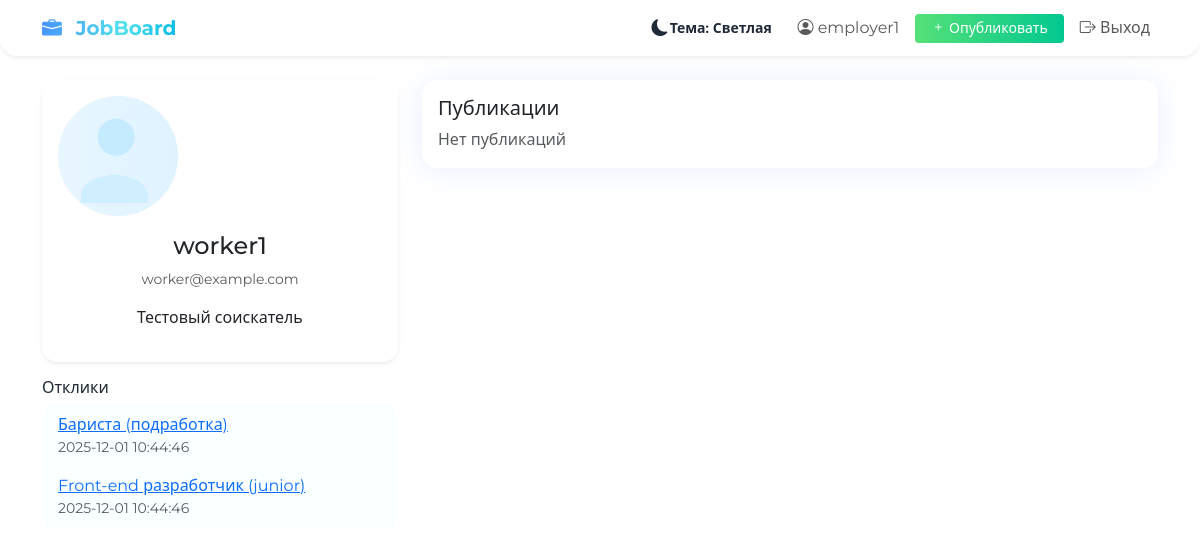
The app's page /profile/worker1 (signed in) with its own data.
### tables this page shows
CREATE TABLE users (
    id INTEGER PRIMARY KEY AUTOINCREMENT,
    username TEXT UNIQUE NOT NULL,
    password TEXT NOT NULL,
    is_employer INTEGER DEFAULT 0,
    email TEXT,
    avatar TEXT,
    about TEXT
);

CREATE TABLE responses (
    id INTEGER PRIMARY KEY AUTOINCREMENT,
    job_id INTEGER,
    user_id INTEGER,
    text TEXT,
    contact TEXT,
    created TIMESTAMP DEFAULT CURRENT_TIMESTAMP,
    FOREIGN KEY (job_id) REFERENCES jobs(id),
    FOREIGN KEY (user_id) REFERENCES users(id)
);

CREATE TABLE jobs (
    id INTEGER PRIMARY KEY AUTOINCREMENT,
    author_id INTEGER,
    title TEXT NOT NULL,
    description TEXT NOT NULL,
    tags TEXT,
    salary TEXT,
    created TIMESTAMP DEFAULT CURRENT_TIMESTAMP,
    FOREIGN KEY (author_id) REFERENCES users(id)
);

### app.py (the view, shortened to what this page needs)
@app.route('/profile/<username>', methods=['GET', 'POST'])
def profile(username):
    user = current_user()
    profile_user = query_db('SELECT * FROM users WHERE username = ?', (username,), one=True)
    if not profile_user:
        abort(404)
    responses = query_db("SELECT responses.*, jobs.title as job_title FROM responses LEFT JOIN jobs ON responses.job_id = jobs.id WHERE responses.user_id = ? ORDER BY responses.created DESC", (profile_user['id'],))
    jobs = query_db("SELECT * FROM jobs WHERE author_id = ? ORDER BY created DESC", (profile_user['id'],))
    return render_template('profile.html', profile=profile_user, responses=responses, jobs=jobs)

### app.py (called while the page is built)
def get_db():
    db = getattr(g, '_database', None)
    if db is None:
        db = g._database = sqlite3.connect(app.config['DATABASE'])
        db.row_factory = sqlite3.Row
    return db

@app.teardown_appcontext
def close_connection(exception):
    db = getattr(g, '_database', None)
    if db is not None:
        db.close()

def query_db(query, args=(), one=False):
    cur = get_db().execute(query, args)
    rv = cur.fetchall()
    cur.close()
    return (rv[0] if rv else None) if one else rv

def current_user():
    if 'user_id' in session:
        return query_db('SELECT * FROM users WHERE id = ?', (session['user_id'],), one=True)
    return None

@app.context_processor
def inject_user():
    return {'user': current_user()}

### templates/profile.html (shortened to what this page needs)
{% extends 'base.html' %}
{% block content %}
<div class="row">
  <div class="col-md-4">
    <div class="card bg-glass shadow-sm p-3 text-center">
      <img src="{{ profile['avatar'] or url_for('static', filename='avatar-default.svg') }}" alt="avatar" width="120" class="rounded-circle mb-3">
      <h4>{{ profile['username'] }}</h4>
      <p class="text-muted small">{{ profile['email'] or '' }}</p>
      <p>{{ profile['about'] or 'Пока нет описания.' }}</p>
    </div>
    <div class="mt-3">
      <h6>Отклики</h6>
      <ul class="list-group">
        {% for r in responses %}
          <li class="list-group-item">
            <a href="{{ url_for('job_detail', job_id=r['job_id']) }}">{{ r['job_title'] or 'Вакансия' }}</a>
            <div class="small text-muted">{{ r['created'] }}</div>
          </li>
        {% else %}
          <li class="list-group-item text-muted">Нет откликов</li>
        {% endfor %}
      </ul>
    </div>
  </div>
  <div class="col-md-8">
    <div class="card bg-glass p-3">
      <h5>Публикации</h5>
      <div class="row g-3">
        {% for job in jobs %}
          <div class="col-12">
            <div class="border p-2 rounded">
              <a href="{{ url_for('job_detail', job_id=job['id']) }}">{{ job['title'] }}</a>
              <div class="small text-muted">{{ job['created'] }}</div>
            </div>
          </div>
        {% else %}
          <div class="col-12 text-muted">Нет публикаций</div>
        {% endfor %}
      </div>
    </div>
  </div>
</div>
{% endblock %}

### templates/base.html (shortened to what this page needs)
<!DOCTYPE html>
<html lang="ru">
<head>
    <link href="https://cdn.jsdelivr.net/npm/bootstrap@5.3.2/dist/css/bootstrap.min.css" rel="stylesheet">
    <link href="https://cdn.jsdelivr.net/npm/bootstrap-icons@1.11.1/font/bootstrap-icons.css" rel="stylesheet">
    <link href="https://cdnjs.cloudflare.com/ajax/libs/animate.css/4.1.1/animate.min.css" rel="stylesheet">
    <link href="{{ url_for('static', filename='style.css') }}" rel="stylesheet">
</head>
<body class="gradient-bg">
<nav class="navbar navbar-expand-lg bg-glass shadow-sm mb-4">
    <div class="container">
        <a class="navbar-brand fw-bold text-gradient" href="{{ url_for('index') }}"><i class="bi bi-briefcase-fill me-2"></i> JobBoard</a>
        <div class="collapse navbar-collapse" id="navMenu">
            <ul class="navbar-nav ms-auto align-items-center">
                <li class="nav-item me-2 d-flex align-items-center">
                    <button id="theme-toggle" class="btn theme-toggle-btn d-flex align-items-center" title="Переключить тему" aria-label="Toggle theme">
                        <i id="theme-toggle-icon" class="bi bi-moon-fill me-2"></i>
                        <span id="theme-toggle-label" class="small">Тема: Светлая</span>
                    </button>
                </li>
                {% if user %}
                    <li class="nav-item me-2"><a class="nav-link" href="{{ url_for('profile', username=user['username']) }}"><i class="bi bi-person-circle"></i> {{ user['username'] }}</a></li>
                    {% if user['is_employer'] %}
                        <li class="nav-item me-2"><a class="btn btn-success btn-sm px-3" href="{{ url_for('add_job') }}"><i class="bi bi-plus"></i> Опубликовать</a></li>
                    {% endif %}
                    <li class="nav-item"><a class="nav-link" href="{{ url_for('logout') }}"><i class="bi bi-box-arrow-right"></i> Выход</a></li>
                {% else %}
                    <li class="nav-item"><a class="nav-link" href="{{ url_for('login') }}"><i class="bi bi-box-arrow-in-right"></i> Вход</a></li>
                    <li class="nav-item"><a class="nav-link" href="{{ url_for('register') }}"><i class="bi bi-person-plus"></i> Регистрация</a></li>
                {% endif %}
            </ul>
        </div>
    </div>
</nav>
<div class="container pb-5">
    {% block content %}{% endblock %}
</div>
</body>
</html>

### static/style.css (style rules this page uses)
:root { --bg-gradient-1: #438cff; --bg-gradient-2: #37bbff; --bg-gradient-3: #e0f4ff; --text-default: #1f2937; --glass-bg: rgba(255,255,255,0.96); --card-radius: 1.1rem; --card-shadow: 0 2px 28px rgba(86,132,255,0.14); --primary-1: #4896fd; --primary-2: #52e1ed; --accent: #07bce7; --success-1: #55e178; --success-2: #01c88f; }
body { font-family: 'Montserrat', 'Segoe UI', Arial, sans-serif; background: linear-gradient(120deg,var(--bg-gradient-1) 0%, var(--bg-gradient-2) 60%, var(--bg-gradient-3) 100%); min-height: 100vh; color: var(--text-default); }
.gradient-bg { background: none !important; }
.bg-glass { background: var(--glass-bg) !important; border-radius: var(--card-radius); box-shadow: var(--card-shadow); backdrop-filter: blur(4px); }
.navbar { border-radius: 0 0 1.1rem 1.1rem; margin-bottom: 1.5rem; }
.card { border: none; border-radius: 1rem; }
.text-gradient { background: linear-gradient(90deg,var(--primary-1),var(--primary-2) 60%,var(--accent) 100%); -webkit-background-clip: text; background-clip: text; color: transparent; font-weight: 700; }
.btn-success { background: linear-gradient(90deg,var(--success-1),var(--success-2)); border: none; }
.list-group-item { background: rgba(250,255,255,0.95); border: none; }
.card { transition: transform .22s ease, box-shadow .22s ease; }
.theme-toggle-btn { border: none; background: transparent; color: inherit; }
.theme-toggle-btn .bi { font-size: 1.05rem; vertical-align: middle; }
.theme-toggle-btn { padding: .25rem .6rem; border-radius: .6rem; background: rgba(255,255,255,0.04); }
#theme-toggle-icon { transition: transform .35s ease; display:inline-block; }
.theme-toggle-btn .small { font-weight:600; margin-left: .1rem; }

### records on screen
users: username "employer1"
users: username "worker1", email "worker@example.com", about "Тестовый соискатель"
responses: title "Бариста (подработка)", created "2025-12-01 10:44:46"
responses: title "Front-end разработчик (junior)", created "2025-12-01 10:44:46"
